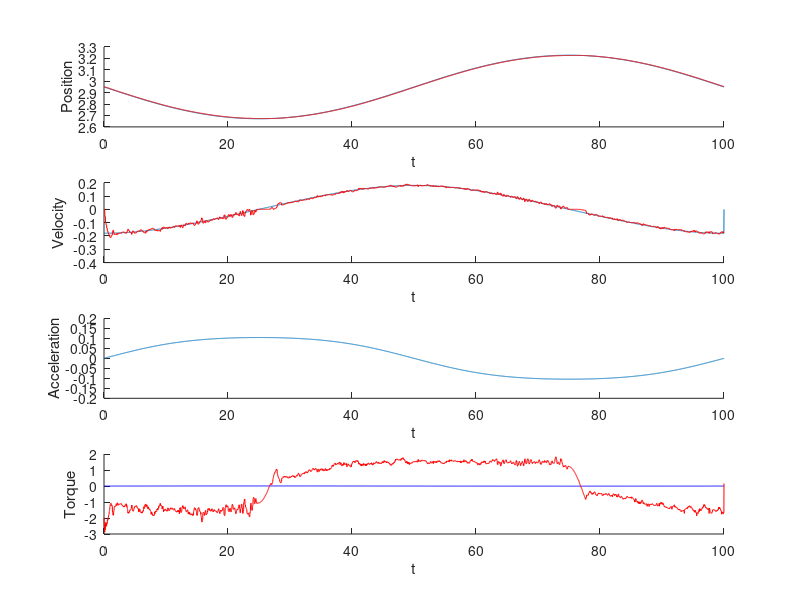
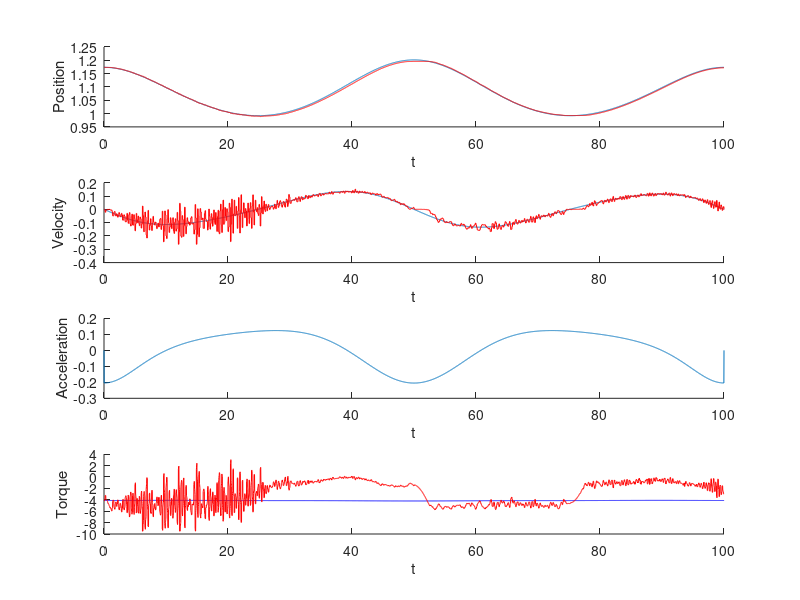
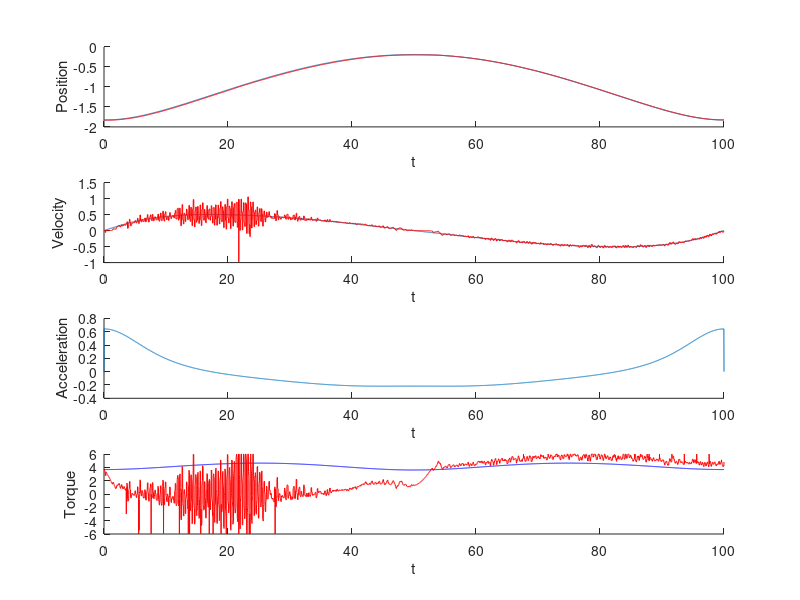
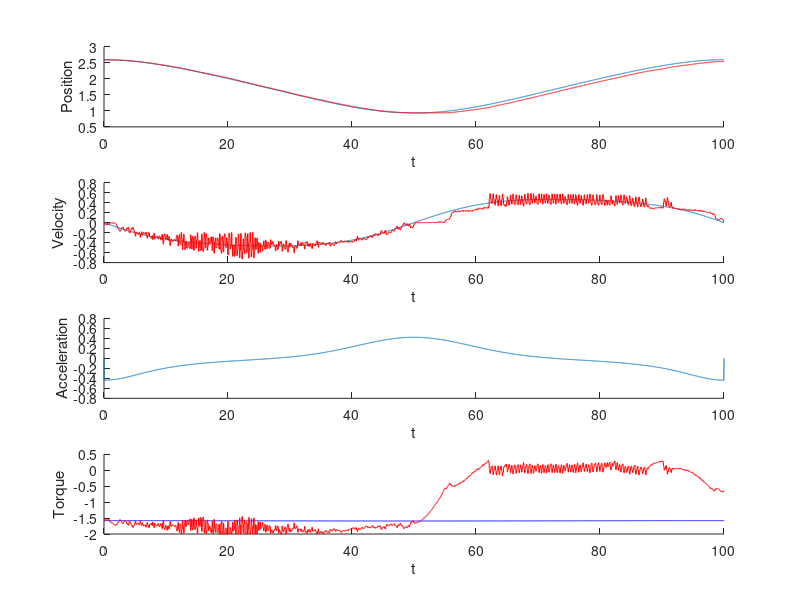

The MATLAB source for these figures, in order:
clear act_pos act_vel ff_tor req_pos req_vel req_acc pd_tor old_tor new_tor int_tor t
close all
fid = fopen('values/act_pos.txt','r')
read = fscanf(fid,'%f',[5,inf])
fclose(fid)
[m,n]=size(read)
for i=1:n
    act_pos(i,1:5)=read(1:5,i);
    t(i)=(i-1)*0.002;
end
t=t';
fid = fopen('values/req_pos.txt','r')
read = fscanf(fid,'%f',[5,inf])
fclose(fid)
[m,n]=size(read)
for i=1:n
    req_pos(i,1:5)=read(1:5,i);
end

fid = fopen('values/act_vel.txt','r')
read = fscanf(fid,'%f',[5,inf])
fclose(fid)
[m,n]=size(read)
for i=1:n
    act_vel(i,1:5)=read(1:5,i);
end

fid = fopen('values/req_vel.txt','r')
read = fscanf(fid,'%f',[5,inf])
fclose(fid)
[m,n]=size(read)
for i=1:n
    req_vel(i,1:5)=read(1:5,i);
end

fid = fopen('values/req_acc.txt','r')
read = fscanf(fid,'%f',[5,inf])
fclose(fid)
[m,n]=size(read)
for i=1:n
    req_acc(i,1:5)=read(1:5,i);
end

fid = fopen('values/ff_tor.txt','r')
read = fscanf(fid,'%f',[5,inf])
fclose(fid)
[m,n]=size(read)
for i=1:n
    ff_tor(i,1:5)=read(1:5,i);
end

fid = fopen('values/pd_tor.txt','r')
read = fscanf(fid,'%f',[5,inf])
fclose(fid)
[m,n]=size(read)
for i=1:n
    pd_tor(i,1:5)=read(1:5,i);
end

fid = fopen('values/old_tor.txt','r')
read = fscanf(fid,'%f',[5,inf])
fclose(fid)
[m,n]=size(read)
for i=1:n
    old_tor(i,1:5)=read(1:5,i);
end

fid = fopen('values/new_tor.txt','r')
read = fscanf(fid,'%f',[5,inf])
fclose(fid)
[m,n]=size(read)
for i=1:n
    new_tor(i,1:5)=read(1:5,i);
    t(i)=(i-1)*0.02;
end

fid = fopen('values/int_tor.txt','r')
read = fscanf(fid,'%f',[5,inf])
fclose(fid)
[m,n]=size(read)
for i=1:n
    int_tor(i,1:5)=read(1:5,i);
    t(i)=(i-1)*0.02;
end

for j=1:5
figure(j);
subplot(4, 1, 1);
hold on;
plot(t, req_pos(:,j));
plot(t, act_pos(:,j),'r');
xlabel('t');
ylabel('Position');
subplot(4, 1, 2);
hold on;
plot(t, req_vel(:,j));
plot(t, act_vel(:,j),'r');
xlabel('t');
ylabel('Velocity');
subplot(4, 1, 3);
hold on;
plot(t, req_acc(:,j));
xlabel('t');
ylabel('Acceleration');
subplot(4, 1, 4);
hold on;
plot(t, ff_tor(:,j), 'b');
plot(t, pd_tor(:,j),'r');
xlabel('t');
ylabel('Torque');
end

figure(6)
for j=1:5
subplot(5,1,j)
hold on
plot(t, ff_tor(:,j), 'b');
plot(t, pd_tor(:,j),'r');
plot(t, old_tor(:,j), 'g');
plot(t, new_tor(:,j), 'c');
plot(t, int_tor(:,j), 'k');
xlabel('t');
ylabel('Torque');
end

